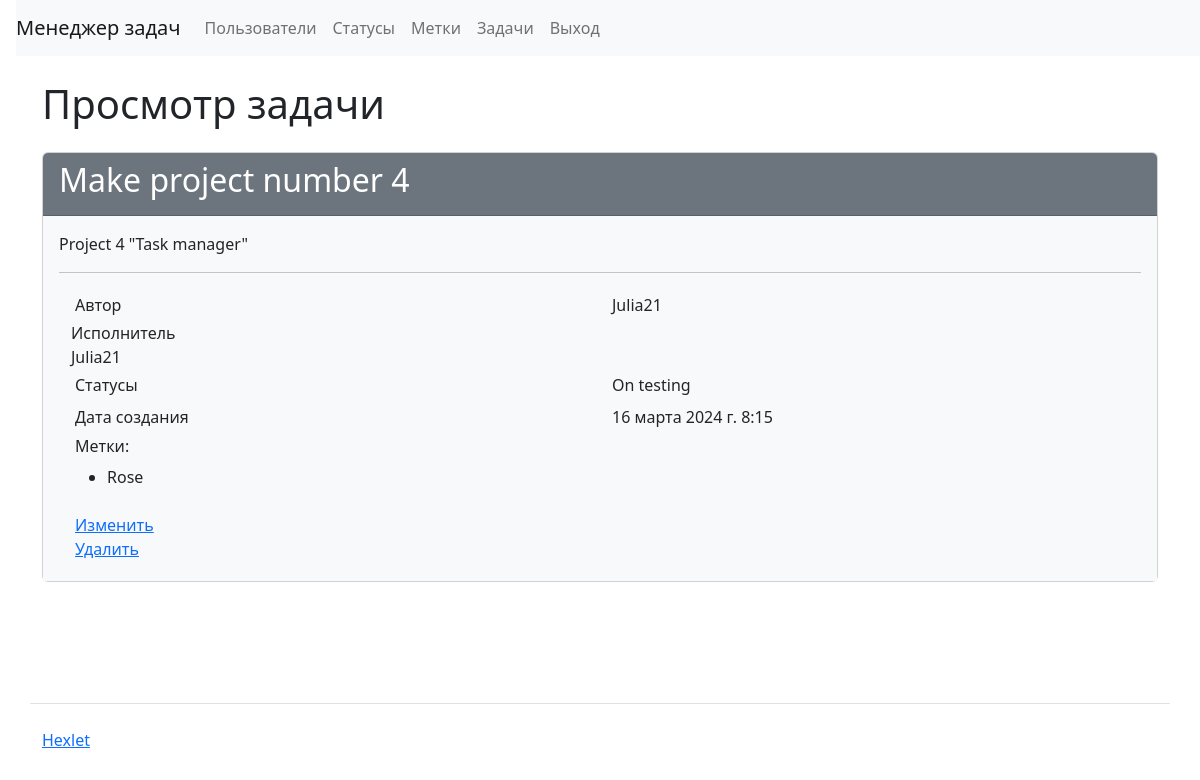
/tasks/1/, run on the app's committed database.
### task_manager/tasks/models.py (models this page shows, shortened)
class Task(models.Model):
    name = models.CharField(_('Name'), max_length=255, unique=True)
    description = models.TextField(_('Description'), blank=True)
    status = models.ForeignKey(
        Status,
        verbose_name=_('Status'),
        on_delete=models.PROTECT
    )
    author = models.ForeignKey(
        User,
        verbose_name=_('Author'),
        on_delete=models.PROTECT,
        related_name='author'
    )
    executor = models.ForeignKey(
        User,
        verbose_name=_('Executor'),
        on_delete=models.PROTECT,
        null=True,
        blank=True,
        related_name='executor'
    )
    labels = models.ManyToManyField(
        Label,
        through='LabelForTask',
        verbose_name=_('Labels'),
        blank=True
    )
    created_at = models.DateTimeField(_('Date of creation'), auto_now_add=True)

### task_manager/users/models.py (models this page shows)
class User(AbstractUser):
    def __str__(self):
        return self.username

### task_manager/statuses/models.py (models this page shows)
class Status(models.Model):
    name = models.CharField(_("Status"), max_length=255, unique=True)
    timestamp = models.DateTimeField(auto_now_add=True)
    def __str__(self):
        return self.name

### task_manager/labels/models.py (models this page shows)
class Label(models.Model):
    name = models.CharField(_("Name"), max_length=255, unique=True)
    timestamp = models.DateTimeField(auto_now_add=True)
    def __str__(self):
        return self.name

### task_manager/tasks/views.py (the view)
# urls.py: path('<int:pk>/', TaskShowIndex.as_view(), name='task_show_index'),
class TaskShowIndex(DetailView):
    model = Task
    template_name = 'tasks/task_show.html'
    context_object_name = 'task'

### task_manager/templates/tasks/task_show.html
{% extends "base.html" %}
{% load i18n %}
{% block nav %}
{% include "nav_user.html" %}
{% endblock %}
{% block content %}
  <h1 class="my-4">{% translate "View task" %}</h1>
  <div class="card">
    <div class="card-header bg-secondary text-white">
      <h2>{{ task.name}}</h2>
    </div>
    <div class="card-body bg-light">
      <p>{{ task.description }}</p>
      <hr>
      <div class="container">
	<div class="row p-1">
	  <div class="col">{% translate "Author" %}</div>
	  <div class="col">{{ task.author }}</div>
	</div>
	<div class"row p-1">
	  <div class="col">{% translate "Executor" %}</div>
	  <div class="col">{{ task.executor }}</div>
	</div>
	<div class="row p-1">
	  <div class="col">{% translate "Status" %}</div>
	  <div class="col">{{ task.status }}</div>
	</div>
	<div class="row p-1">
	  <div class="col">{% translate "Created at" %}</div>
	  <div class="col">{{ task.created_at }}</div>
	</div>
	<div class="row p-1">
	  <div class="col">
	    <h6>{% translate "Labels" %}:</h6>
	    <ul>
	      {% for label in task.labels.all %}
                <li>{{ label }}</li>
	      {% endfor %}
	    </ul>
	  </div>
	</div>
	<div class="row p-1">
          <div class="col">
	    <a href="{% url 'task_update' task.id %}">{% translate "Change" %}</a>
	    <br>
	    <a href="{% url 'task_delete' task.id %}">{% translate "Delete" %}</a>
	  </div>
	</div>
      </div>
    </div>
  </div>
{% endblock %}

### data on the page
Task: name "Make project number 4", description "Project 4 \"Task manager\"", author "Julia21", executor "Julia21", status "On testing", created_at "16 марта 2024 г. 8:15"
Label: name "Rose"
